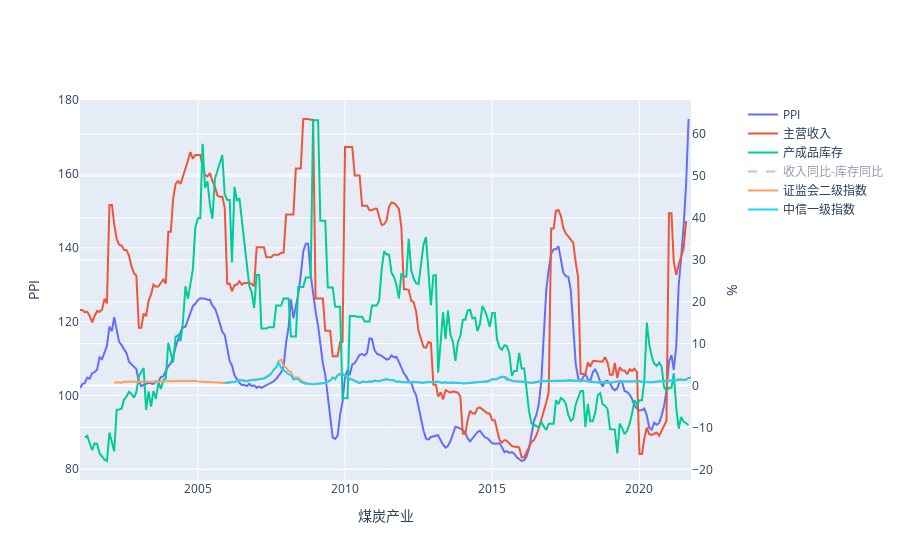

Here is the notebook cell this chart was saved with:
### Code cell
compare_plot(ppi['煤炭开采和洗选业'], income['煤炭开采和洗选业'], stock['煤炭开采和洗选业'], inc_stk['煤炭开采和洗选业'],
             statistic_ind['煤炭开采和洗选'], citic_ind['煤炭'], title='煤炭产业')

### Figure 1 — Plotly figure (JSON) as saved in the notebook; plotly's stock layout.template omitted (floating-point values rounded to 4 significant figures; data arrays with more than 128 entries replaced by an {"elided": "..."} marker saying what was removed)
{"data": [{"name": "PPI", "showlegend": true, "type": "scatter", "visible": true, "x": {"elided": "249 str values"}, "xaxis": "x", "y": {"elided": "249 float values"}, "yaxis": "y"}, {"name": "主营收入", "showlegend": true, "type": "scatter", "visible": true, "x": {"elided": "248 str values"}, "xaxis": "x", "y": {"elided": "248 float values"}, "yaxis": "y2"}, {"name": "产成品库存", "showlegend": true, "type": "scatter", "visible": true, "x": {"elided": "244 str values"}, "xaxis": "x", "y": {"elided": "244 float values"}, "yaxis": "y2"}, {"line": {"dash": "dash"}, "name": "收入同比-库存同比", "showlegend": true, "type": "scatter", "visible": "legendonly", "x": {"elided": "243 str values"}, "xaxis": "x", "y": {"elided": "243 float values"}, "yaxis": "y2"}, {"name": "证监会二级指数", "showlegend": true, "type": "scatter", "visible": true, "x": {"elided": "236 str values"}, "xaxis": "x", "y": {"elided": "236 float values"}, "yaxis": "y2"}, {"name": "中信一级指数", "showlegend": true, "type": "scatter", "visible": true, "x": {"elided": "191 str values"}, "xaxis": "x", "y": {"elided": "191 float values"}, "yaxis": "y2"}], "layout": {"autosize": true, "xaxis": {"anchor": "y", "autorange": true, "domain": [0, 0.94], "range": ["2001-01-01", "2021-10-01"], "title": {"text": "煤炭产业"}, "type": "date"}, "yaxis": {"anchor": "x", "autorange": true, "domain": [0, 1], "range": [77.05, 180.1], "title": {"text": "PPI"}, "type": "linear"}, "yaxis2": {"anchor": "x", "autorange": true, "overlaying": "y", "range": [-22.53, 68.13], "side": "right", "title": {"text": "%"}, "type": "linear"}}}
